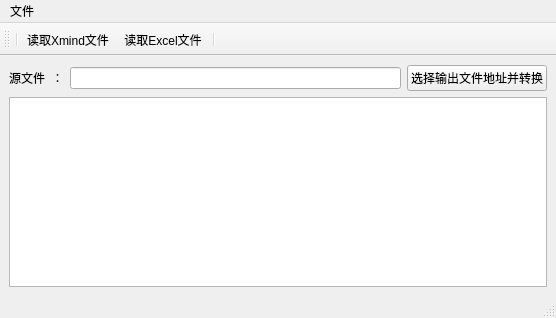
<?xml version="1.0" encoding="UTF-8"?>
<ui version="4.0">
 <class>MainWindow</class>
 <widget class="QMainWindow" name="MainWindow">
  <property name="geometry">
   <rect>
    <x>0</x>
    <y>0</y>
    <width>556</width>
    <height>318</height>
   </rect>
  </property>
  <property name="windowTitle">
   <string>Xmind转换工具箱</string>
  </property>
  <widget class="QWidget" name="centralwidget">
   <layout class="QVBoxLayout" name="verticalLayout">
    <item>
     <layout class="QGridLayout" name="gridLayout">
      <item row="0" column="0">
       <widget class="QLabel" name="labelOrinFile">
        <property name="text">
         <string>源文件  ：</string>
        </property>
       </widget>
      </item>
      <item row="0" column="1">
       <widget class="QLineEdit" name="lineEditOrin"/>
      </item>
      <item row="0" column="2">
       <widget class="QPushButton" name="pBtnTrans">
        <property name="text">
         <string>选择输出文件地址并转换</string>
        </property>
       </widget>
      </item>
     </layout>
    </item>
    <item>
     <widget class="QTextBrowser" name="textBrowser">
      <property name="openExternalLinks">
       <bool>true</bool>
      </property>
     </widget>
    </item>
   </layout>
  </widget>
  <widget class="QMenuBar" name="menubar">
   <property name="geometry">
    <rect>
     <x>0</x>
     <y>0</y>
     <width>556</width>
     <height>23</height>
    </rect>
   </property>
   <widget class="QMenu" name="menu_2">
    <property name="title">
     <string>文件</string>
    </property>
    <addaction name="action_ReadXmind"/>
    <addaction name="action_ReadExcel"/>
    <addaction name="separator"/>
    <addaction name="action_exit"/>
   </widget>
   <addaction name="menu_2"/>
  </widget>
  <widget class="QStatusBar" name="statusbar"/>
  <widget class="QToolBar" name="toolBar">
   <property name="windowTitle">
    <string>toolBar</string>
   </property>
   <attribute name="toolBarArea">
    <enum>TopToolBarArea</enum>
   </attribute>
   <attribute name="toolBarBreak">
    <bool>false</bool>
   </attribute>
   <addaction name="separator"/>
   <addaction name="action_ReadXmind"/>
   <addaction name="action_ReadExcel"/>
   <addaction name="separator"/>
  </widget>
  <action name="action_ReadXmind">
   <property name="icon">
    <iconset resource="../ui/img/img.qrc">
     <normaloff>:/img/new_branding_new_logo.png</normaloff>:/img/new_branding_new_logo.png</iconset>
   </property>
   <property name="text">
    <string>读取Xmind文件</string>
   </property>
  </action>
  <action name="action_ReadExcel">
   <property name="icon">
    <iconset resource="../ui/img/img.qrc">
     <normaloff>:/img/647702-excel-512.png</normaloff>:/img/647702-excel-512.png</iconset>
   </property>
   <property name="text">
    <string>读取Excel文件</string>
   </property>
  </action>
  <action name="action_exit">
   <property name="text">
    <string>退出</string>
   </property>
  </action>
  <action name="action_3">
   <property name="text">
    <string>转换</string>
   </property>
  </action>
 </widget>
 <resources>
  <include location="../ui/img/img.qrc"/>
 </resources>
 <connections/>
</ui>
